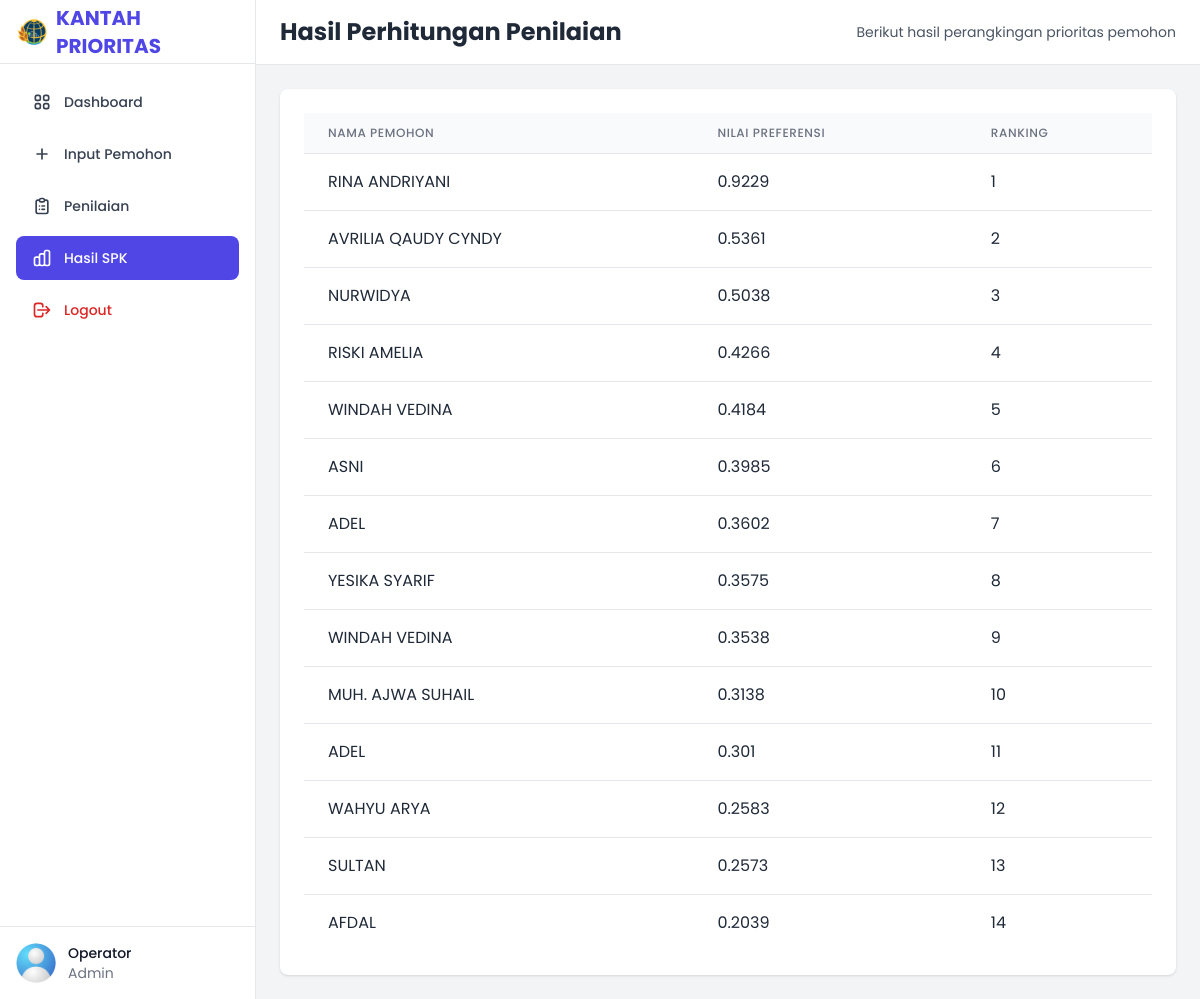
Screenshot of /hasil.php with the database file from the repository.
### tables this page shows
CREATE TABLE `penilaian` (
  `id_penilaian` int(8) NOT NULL,
  `id_pemohon` int(11) NOT NULL,
  `nama_pemohon` varchar(100) NOT NULL,
  `kelengkapan_berkas` int(10) NOT NULL,
  `luas_tanah` decimal(10,2) NOT NULL,
  `status_tanah` varchar(100) NOT NULL,
  `lokasi_strategis` enum('Ya','Tidak') NOT NULL,
  `urgensi_pemohon` int(5) NOT NULL
);

### hasil.php (the view, shortened to what this page needs)
<?php
include 'db.php';
$query = mysqli_query($conn, "SELECT * FROM penilaian");
$data = array();
while ($row = mysqli_fetch_assoc($query)) {
    $data[] = $row;
}
$bobot = array(0.3, 0.25, 0.2, 0.25);
$matriks = array();
foreach ($data as $item) {
    $matriks[] = array(
        'id_penilaian' => $item['id_penilaian'],
        'nama_pemohon' => $item['nama_pemohon'],
        'k1' => $item['kelengkapan_berkas'],
        'k2' => $item['luas_tanah'],
        'k3' => strtolower($item['lokasi_strategis']) == 'ya' ? 1 : 0,
        'k4' => $item['urgensi_pemohon']
    );
}
$pembagi = array(0, 0, 0, 0);
foreach ($matriks as $m) {
    $pembagi[0] += pow($m['k1'], 2);
    $pembagi[1] += pow($m['k2'], 2);
    $pembagi[2] += pow($m['k3'], 2);
    $pembagi[3] += pow($m['k4'], 2);
}
for ($i = 0; $i < 4; $i++) {
    $pembagi[$i] = $pembagi[$i] == 0 ? 1 : sqrt($pembagi[$i]);
}
$hasil = array();
foreach ($matriks as $m) {
    $v = array();
    $v[0] = ($m['k1'] / $pembagi[0]) * $bobot[0];
    $v[1] = ($m['k2'] / $pembagi[1]) * $bobot[1];
    $v[2] = ($m['k3'] / $pembagi[2]) * $bobot[2];
    $v[3] = ($m['k4'] / $pembagi[3]) * $bobot[3];
    $hasil[] = array(
        'id' => $m['id_penilaian'],
        'nama' => $m['nama_pemohon'],
        'nilai' => $v
    );
}
$idealPos = array(0, 0, 0, 0);
$idealNeg = array(0, 0, 0, 0);
for ($i = 0; $i < 4; $i++) {
    $nilai_ke_i = array();
    foreach ($hasil as $h) {
        $nilai_ke_i[] = $h['nilai'][$i];
    }
    $idealPos[$i] = max($nilai_ke_i);
    $idealNeg[$i] = min($nilai_ke_i);
}
foreach ($hasil as $key => $h) {
    $dplus = 0;
    $dmin = 0;
    for ($i = 0; $i < 4; $i++) {
        $dplus += pow($h['nilai'][$i] - $idealPos[$i], 2);
        $dmin += pow($h['nilai'][$i] - $idealNeg[$i], 2);
    }
    $dplus = sqrt($dplus);
    $dmin = sqrt($dmin);
    $hasil[$key]['preferensi'] = $dmin / ($dplus + $dmin);
}
usort($hasil, function($a, $b) {
    if ($a['preferensi'] == $b['preferensi']) return 0;
    return ($a['preferensi'] < $b['preferensi']) ? 1 : -1;
});
?>
<!DOCTYPE html>
<html lang="id">
<head>
    <script src="https://cdn.tailwindcss.com"></script>
</head>
<body class="min-h-screen">
    <div class="flex h-full">
        <div class="hidden md:flex md:flex-shrink-0">
            <div class="flex flex-col w-64 bg-white border-r">
                <div class="flex items-center justify-center h-16 px-4 border-b">
                    <img src="icon\favicon.png" alt="Logo Kantah" class="h-8 w-8 mr-2">
                    <div class="text-xl font-bold text-indigo-600">KANTAH PRIORITAS</div>
                </div>
                <div class="flex flex-col flex-grow p-4 overflow-y-auto">
                    <nav class="flex-1 space-y-2">
                        <a href="dashboard.html" class="flex items-center px-4 py-3 text-sm font-medium text-gray-700 rounded-lg hover:bg-gray-100">
                            Dashboard
                        </a>
                        <a href="input_pemohon.html" class="flex items-center px-4 py-3 text-sm font-medium text-gray-700 rounded-lg hover:bg-gray-100">
                            <svg class="w-5 h-5 mr-3" fill="none" stroke="currentColor" viewBox="0 0 24 24" xmlns="http://www.w3.org/2000/svg">
                                <path stroke-linecap="round" stroke-linejoin="round" stroke-width="2" d="M12 6v6m0 0v6m0-6h6m-6 0H6"></path>
                            </svg>
                            Input Pemohon
                        </a>
                        <a href="penilaian.php" class="flex items-center px-4 py-3 text-sm font-medium text-gray-700 rounded-lg hover:bg-gray-100">
                            Penilaian
                        </a>
                        <a href="hasil.php" class="flex items-center px-4 py-3 text-sm font-medium text-white rounded-lg bg-indigo-600">
                            Hasil SPK
                        </a>
                        <a href="login.php" id="logoutButton" class="flex items-center px-4 py-3 text-sm font-medium text-red-600 rounded-lg hover:bg-red-50">
                            <svg class="w-5 h-5 mr-3" fill="none" stroke="currentColor" viewBox="0 0 24 24" xmlns="http://www.w3.org/2000/svg">
                            <path stroke-linecap="round" stroke-linejoin="round" stroke-width="2" d="M17 16l4-4m0 0l-4-4m4 4H7m6 4v1a3 3 0 01-3 3H6a3 3 0 01-3-3V7a3 3 0 013-3h4a3 3 0 013 3v1"></path>
                            </svg>
                            Logout
                        </a>
                    </nav>
                </div>
                <div class="p-4 border-t">
                    <div class="flex items-center">
                        <img src="icon\profiladm.jpg" alt="Foto profil operator dengan latar belakang biru dan ikon orang" class="w-10 h-10 rounded-full">
                        <div class="ml-3">
                            <div class="text-sm font-medium text-gray-900">Operator</div>
                            <div class="text-sm text-gray-500">Admin</div>
                        </div>
                    </div>
                </div>
            </div>
        </div>
        <div class="flex flex-col flex-1 overflow-hidden">
            <div class="px-6 py-4 bg-white border-b">
                <div class="flex items-center justify-between">
                    <h1 class="text-2xl font-bold text-gray-800">Hasil Perhitungan Penilaian</h1>
                    <div class="text-sm text-gray-600">Berikut hasil perangkingan prioritas pemohon</div>
                </div>
            </div>
            <div class="flex-1 overflow-y-auto p-6">
                <div class="bg-white rounded-lg shadow overflow-hidden">
                    <div class="p-6">
                        <table class="min-w-full divide-y divide-gray-200">
                            <thead class="bg-gray-50">
                                <tr>
                                    <th scope="col" class="px-6 py-3 text-left text-xs font-medium text-gray-500 uppercase tracking-wider">Nama Pemohon</th>
                                    <th scope="col" class="px-6 py-3 text-left text-xs font-medium text-gray-500 uppercase tracking-wider">Nilai Preferensi</th>
                                    <th scope="col" class="px-6 py-3 text-left text-xs font-medium text-gray-500 uppercase tracking-wider">Ranking</th>
                                </tr>
                            </thead>
                            <tbody class="bg-white divide-y divide-gray-200">
                                <?php
                                $no = 1;
                                foreach ($hasil as $row) {
                                    echo "<tr>
                                            <td class='px-6 py-4 whitespace-nowrap'>{$row['nama']}</td>
                                            <td class='px-6 py-4 whitespace-nowrap'>" . round($row['preferensi'], 4) . "</td>
                                            <td class='px-6 py-4 whitespace-nowrap'>{$no}</td>
                                          </tr>";
                                    $no++;
                                }
                                ?>
                            </tbody>
                        </table>
                    </div>
                </div>
            </div>
        </div>
    </div>
</body>
</html>

### hasil.php (style rules this page uses)
:root { --primary: #4f46e5; --secondary: #f9fafb; --accent: #10b981; --warning: #f59e0b; --danger: #ef4444; }
body { font-family: 'Poppins', sans-serif; background-color: #f3f4f6; color: #1f2937; }

### rows the page displays
penilaian: nama_pemohon "RINA ANDRIYANI", preferensi "0.9229"
penilaian: nama_pemohon "AVRILIA QAUDY CYNDY", preferensi "0.5361"
penilaian: nama_pemohon "NURWIDYA", preferensi "0.5038"
penilaian: nama_pemohon "RISKI AMELIA", preferensi "0.4266"
penilaian: nama_pemohon "WINDAH VEDINA", preferensi "0.4184"
penilaian: nama_pemohon "ASNI", preferensi "0.3985"
penilaian: nama_pemohon "ADEL", preferensi "0.3602"
penilaian: nama_pemohon "YESIKA SYARIF", preferensi "0.3575"
penilaian: nama_pemohon "WINDAH VEDINA", preferensi "0.3538"
penilaian: nama_pemohon "MUH. AJWA SUHAIL", preferensi "0.3138"
penilaian: nama_pemohon "ADEL", preferensi "0.301"
penilaian: nama_pemohon "WAHYU ARYA", preferensi "0.2583"
penilaian: nama_pemohon "SULTAN", preferensi "0.2573"
penilaian: nama_pemohon "AFDAL", preferensi "0.2039"
